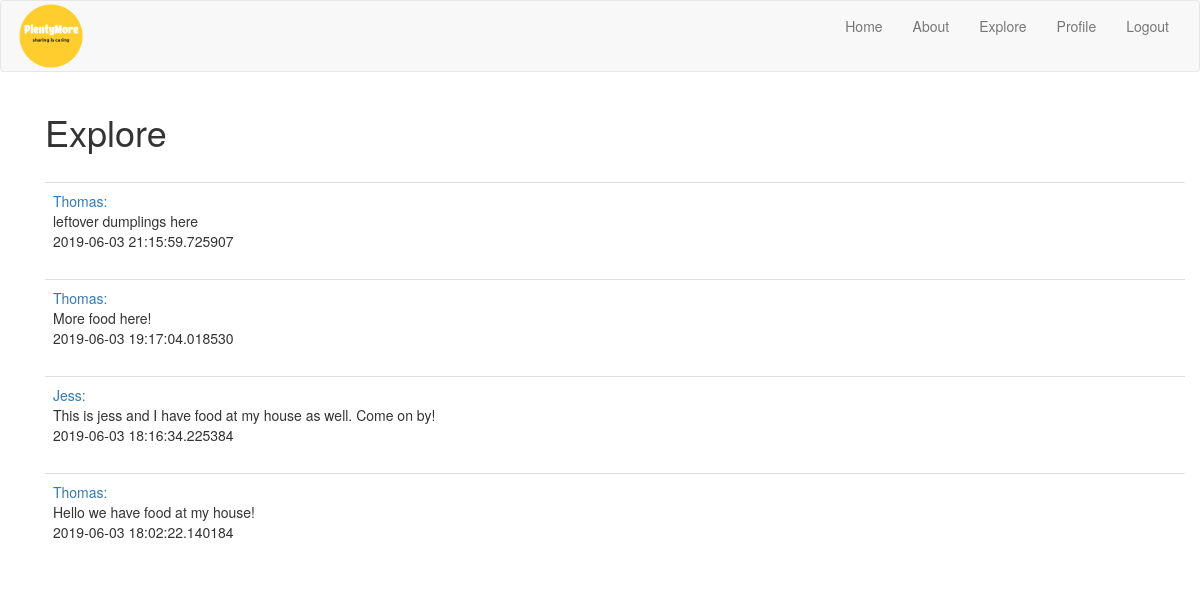
Page /explore (signed in) on the committed database.
### app/models.py (models this page shows, shortened)
class Post(db.Model):
    id = db.Column(db.Integer, primary_key = True)
    body = db.Column(db.String(140))
    timestamp = db.Column(db.DateTime, index = True, default = datetime.utcnow)
    user_id = db.Column(db.Integer, db.ForeignKey('user.id'))

class User(UserMixin, db.Model):
    id = db.Column(db.Integer, primary_key = True)
    username = db.Column(db.String(64), index = True, unique = True)
    email = db.Column(db.String(64), index = True, unique = True)
    password_hash = db.Column(db.String(128))
    posts = db.relationship('Post', backref='author', lazy='dynamic')
    about_me = db.Column(db.String(140))

### app/routes.py (the view)
@app.route('/explore')
@login_required
def explore():
    posts = Post.query.order_by(Post.timestamp.desc()).all()
    return render_template('explore.html', title='Explore', posts=posts)

### app/models.py (called while the page is built)
@login.user_loader
def user_loader(id):
    return User.query.get(int(id))

### app/templates/explore.html
{% extends 'base.html' %}
{% block app_content %}
<div class="container">
    <h1>Explore</h1><br>
    {% for post in posts %}
        {% include '_post.html' %}
    {% endfor %}
</div>
{% endblock %}

### app/templates/_post.html
<table class="table table-hover">
        <tr>
            <td>
                <a href="{{ url_for('user', username=post.author.username) }}">
                    {{ post.author.username }}:
                </a>
                <br>
                {{ post.body }}
                <br>
                {{ post.timestamp }}
            </td>
        </tr>
    </table>

### rows in the picture
Post: author.username "Thomas", body "leftover dumplings here", timestamp "2019-06-03 21:15:59.725907"
Post: author.username "Thomas", body "More food here!", timestamp "2019-06-03 19:17:04.018530"
Post: author.username "Jess", body "This is jess and I have food at my house as well. Come on by!", timestamp "2019-06-03 18:16:34.225384"
Post: author.username "Thomas", body "Hello we have food at my house!", timestamp "2019-06-03 18:02:22.140184"
